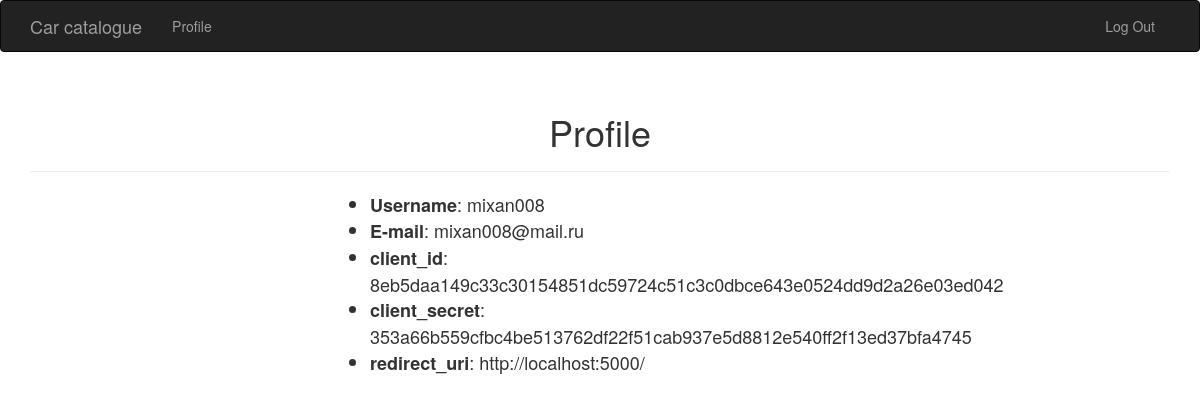
Screenshot of /profile (signed in) with the database file from the repository.
### API.py (models this page shows, shortened)
class User(UserMixin, db.Model):
    __tablename__ = 'users'
    id = db.Column(db.Integer, primary_key=True)
    email = db.Column(db.String(64), unique=True, index=True)
    username = db.Column(db.String(64), unique=True, index=True)
    password_hash = db.Column(db.String(128))
    client_id = db.Column(db.String(256), unique=True, default=sha256(str(uuid4()).encode('UTF-8')).hexdigest())
    client_secret = db.Column(db.String(256), unique=True, default=sha256(str(uuid4()).encode('UTF-8')).hexdigest())
    redirect_uri = db.Column(db.String(128), default='http://localhost:5000/')
    code = db.Column(db.String(128), default=None)
    access_token = db.Column(db.String(128), default=None)
    refresh_token = db.Column(db.String(128), default=None)
    expire_time = db.Column(db.DateTime, default=None)
    @property
    def password(self):
        raise AttributeError('password is not a readable attribute')

### API.py (the view)
@app.route('/profile', methods=['GET', 'POST'])
def profile():
    form = RedirectForm()
    if current_user.is_authenticated:
        return render_template('profile.html', form=form)
    else:
        return '', 403

### API.py (called while the page is built)
@login_manager.user_loader
def load_user(user_id):
    return User.query.get(int(user_id))

### templates/profile.html (shortened to what this page needs)
{% extends "base.html" %}
{% import "bootstrap/wtf.html" as wtf %}
{% block page_content %}
    <div class="page-header">
        <h1>Profile</h1>
    </div>
    <div class="col-md-6 col-md-offset-3">
        <ul class="profile-list">
            <li><strong>Username</strong>: {{ current_user.username }}</li>
            <li><strong>E-mail</strong>: {{ current_user.email }}</li>
            <li><strong>client_id</strong>: {{ current_user.client_id }} </li>
            <li><strong>client_secret</strong>: {{ current_user.client_secret }}</li>
            <li><strong>redirect_uri</strong>: {{ current_user.redirect_uri }}</li>
        </ul>
    </div>
{% endblock %}

### static/styles.css (style rules this page uses)
h1 { text-align: center; }
.profile-list { font-size: large; }

### rows the page displays
User: username "mixan008", email "mixan008@mail.ru", client_id "8eb5daa149c33c30154851dc59724c51c3c0dbce643e0524dd9d2a26e03ed042", client_secret "353a66b559cfbc4be513762df22f51cab937e5d8812e540ff2f13ed37bfa4745", redirect_uri "http://localhost:5000/"
